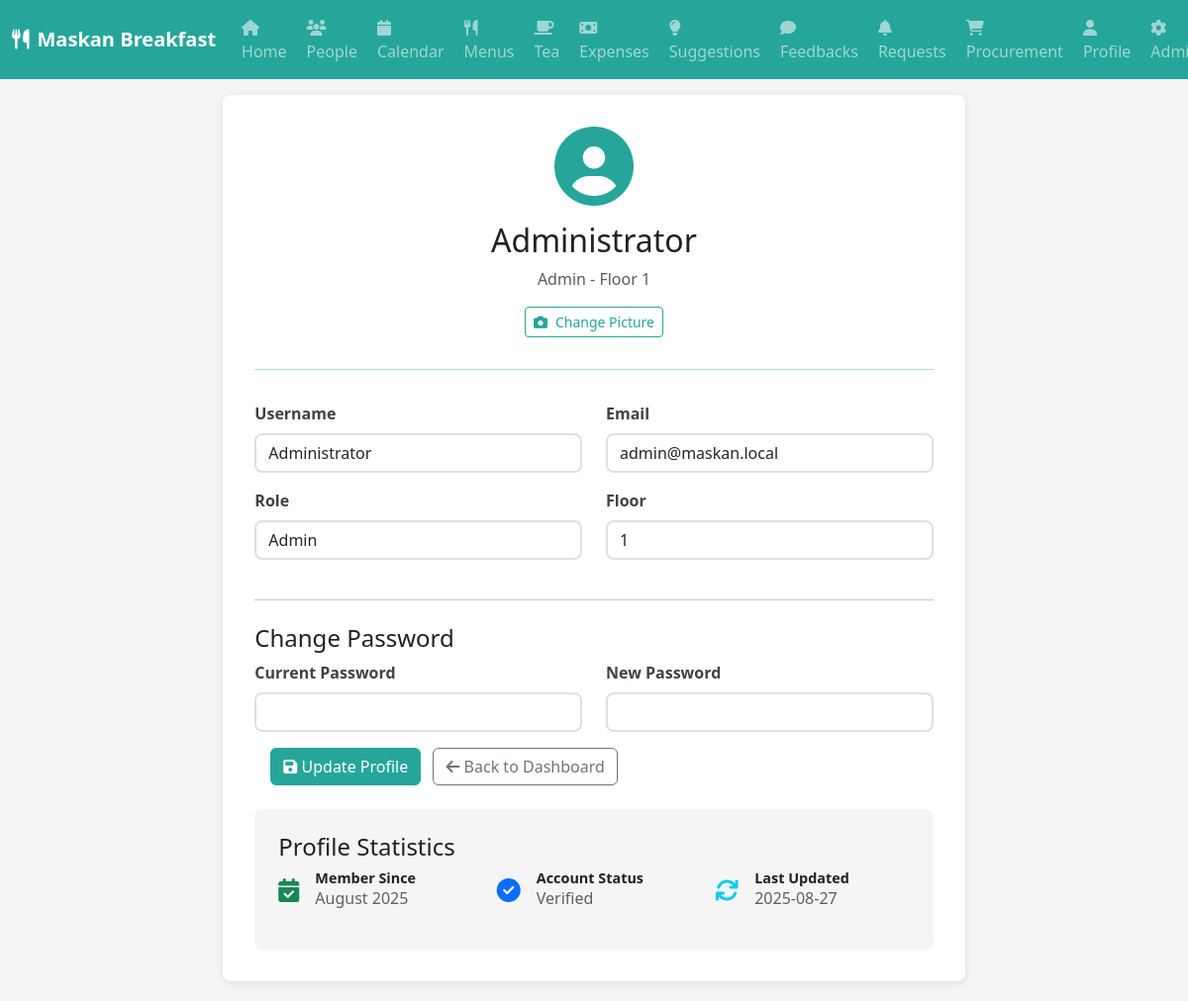
The app's page /profile (signed in) with its own data.
### models.py (models this page shows)
class User(db.Model):
    id = db.Column(db.Integer, primary_key=True)
    username = db.Column(db.String(64), unique=True, nullable=True)
    email = db.Column(db.String(120), unique=True, nullable=False)
    password_hash = db.Column(db.String(256))
    role = db.Column(db.String(20), nullable=False)
    floor = db.Column(db.Integer, nullable=True)
    is_verified = db.Column(db.Boolean, default=False)
    profile_pic = db.Column(db.String(200), nullable=True)
    created_at = db.Column(db.DateTime, default=datetime.utcnow)
    updated_at = db.Column(db.DateTime, default=datetime.utcnow, onupdate=datetime.utcnow)

### routes.py (the view, shortened to what this page needs)
@app.route('/profile', methods=['GET', 'POST'])
def profile():
    if 'user_id' not in session:
        return redirect(url_for('login'))
    user = User.query.get(session['user_id'])
    return render_template('profile.html', user=user)

### routes.py (called while the page is built)
@app.context_processor
def inject_user():
    if 'user_id' in session:
        user = User.query.get(session['user_id'])
        return dict(current_user=user)
    return dict(current_user=None)

### templates/profile.html (shortened to what this page needs)
{% extends "base.html" %}
{% block content %}
<div class="container-fluid">
    <div class="row">
        <div class="col-md-8 mx-auto">
            <div class="profile-container">
                <div class="profile-header">
                    <div class="profile-avatar-large">
                        {% if user.profile_pic %}
                        <img src="{{ user.profile_pic }}" alt="Profile Picture" class="profile-pic" style="width: 100px; height: 100px; border-radius: 50%; object-fit: cover;">
                        {% else %}
                        <i class="fas fa-user-circle fa-5x"></i>
                        {% endif %}
                    </div>
                    <h2>{{ user.username or user.email }}</h2>
                    <p class="text-muted">{{ user.role.title() }} - Floor {{ user.floor }}</p>
                    <div class="profile-pic-upload mt-3">
                        <label for="profilePicInput" class="btn btn-outline-teal btn-sm">
                            <i class="fas fa-camera me-2"></i>Change Picture
                        </label>
                    </div>
                </div>
                <div class="profile-content">
                    <form method="POST">
                        <div class="row">
                            <div class="col-md-6">
                                <div class="mb-3">
                                    <label for="username" class="form-label">Username</label>
                                    <input type="text" class="form-control" name="username" value="{{ user.username or '' }}" required>
                                </div>
                            </div>
                            <div class="col-md-6">
                                <div class="mb-3">
                                    <label for="email" class="form-label">Email</label>
                                    <input type="email" class="form-control" name="email" value="{{ user.email }}" required>
                                </div>
                            </div>
                        </div>
                        <div class="row">
                            <div class="col-md-6">
                                <div class="mb-3">
                                    <label for="role" class="form-label">Role</label>
                                    <input type="text" class="form-control" value="{{ user.role.title() }}" readonly>
                                </div>
                            </div>
                            <div class="col-md-6">
                                <div class="mb-3">
                                    <label for="floor" class="form-label">Floor</label>
                                    <input type="text" class="form-control" value="{{ user.floor }}" readonly>
                                </div>
                            </div>
                        </div>
                        <hr class="my-4">
                        <h4>Change Password</h4>
                        <div class="row">
                            <div class="col-md-6">
                                <div class="mb-3">
                                    <label for="current_password" class="form-label">Current Password</label>
                                    <input type="password" class="form-control" name="current_password">
                                </div>
                            </div>
                            <div class="col-md-6">
                                <div class="mb-3">
                                    <label for="new_password" class="form-label">New Password</label>
                                    <input type="password" class="form-control" name="new_password">
                                </div>
                            </div>
                        </div>
                        <div class="profile-actions">
                            <button type="submit" class="btn btn-teal">
                                <i class="fas fa-save"></i> Update Profile
                            </button>
                            <a href="{{ url_for('dashboard') }}" class="btn btn-outline-secondary ms-2">
                                <i class="fas fa-arrow-left"></i> Back to Dashboard
                            </a>
                        </div>
                    </form>
                </div>
                <div class="profile-stats mt-4">
                    <h4>Profile Statistics</h4>
                    <div class="row">
                        <div class="col-md-4">
                            <div class="stat-item">
                                <i class="fas fa-calendar-check text-success"></i>
                                <div>
                                    <h5>Member Since</h5>
                                    <p>{{ user.created_at.strftime('%B %Y') if user.created_at else 'N/A' }}</p>
                                </div>
                            </div>
                        </div>
                        <div class="col-md-4">
                            <div class="stat-item">
                                <i class="fas fa-check-circle text-primary"></i>
                                <div>
                                    <h5>Account Status</h5>
                                    <p>{% if user.is_verified %}Verified{% else %}Pending{% endif %}</p>
                                </div>
                            </div>
                        </div>
                        <div class="col-md-4">
                            <div class="stat-item">
                                <i class="fas fa-sync text-info"></i>
                                <div>
                                    <h5>Last Updated</h5>
                                    <p>{{ user.updated_at.strftime('%Y-%m-%d') if user.updated_at else 'N/A' }}</p>
                                </div>
                            </div>
                        </div>
                    </div>
                </div>
            </div>
        </div>
    </div>
</div>
{% endblock %}

### templates/base.html (shortened to what this page needs)
<!DOCTYPE html>
<html lang="en">
<head>
    <link href="https://cdn.jsdelivr.net/npm/bootstrap@5.3.0/dist/css/bootstrap.min.css" rel="stylesheet">
    <link rel="stylesheet" href="https://cdnjs.cloudflare.com/ajax/libs/font-awesome/6.4.0/css/all.min.css">
    <link rel="stylesheet" href="{{ url_for('static', filename='style.css') }}">
</head>
<body>
    {% if current_user %}
    <nav class="navbar navbar-expand-lg navbar-dark bg-teal fixed-top">
        <div class="container-fluid">
            <a class="navbar-brand" href="{{ url_for('dashboard') }}">
                <i class="fas fa-utensils me-2"></i>Maskan Breakfast
            </a>
            <div class="collapse navbar-collapse" id="navbarNav">
                <ul class="navbar-nav me-auto">
                    <li class="nav-item">
                        <a class="nav-link" href="{{ url_for('home') }}">
                            <i class="fas fa-home"></i> Home
                        </a>
                    </li>
                    <li class="nav-item">
                        <a class="nav-link" href="{{ url_for('people') }}">
                            <i class="fas fa-users"></i> People
                        </a>
                    </li>
                    <li class="nav-item">
                        <a class="nav-link" href="{{ url_for('calendar') }}">
                            <i class="fas fa-calendar"></i> Calendar
                        </a>
                    </li>
                    <li class="nav-item">
                        <a class="nav-link" href="{{ url_for('menus') }}">
                            <i class="fas fa-utensils"></i> Menus
                        </a>
                    </li>
                    <li class="nav-item">
                        <a class="nav-link" href="{{ url_for('tea') }}">
                            <i class="fas fa-coffee"></i> Tea
                        </a>
                    </li>
                    <li class="nav-item">
                        <a class="nav-link" href="{{ url_for('expenses') }}">
                            <i class="fas fa-money-bill"></i> Expenses
                        </a>
                    </li>
                    <li class="nav-item">
                        <a class="nav-link" href="{{ url_for('suggestions') }}">
                            <i class="fas fa-lightbulb"></i> Suggestions
                        </a>
                    </li>
                    <li class="nav-item">
                        <a class="nav-link" href="{{ url_for('feedbacks') }}">
                            <i class="fas fa-comment"></i> Feedbacks
                        </a>
                    </li>
                    <li class="nav-item">
                        <a class="nav-link" href="{{ url_for('requests') }}">
                            <i class="fas fa-bell"></i> Requests
                        </a>
                    </li>
                    <li class="nav-item">
                        <a class="nav-link" href="{{ url_for('procurement') }}">
                            <i class="fas fa-shopping-cart"></i> Procurement
                        </a>
                    </li>
                    <li class="nav-item">
                        <a class="nav-link" href="{{ url_for('profile') }}">
                            <i class="fas fa-user"></i> Profile
                        </a>
                    </li>
                    {% if current_user.role == 'admin' %}
                    <li class="nav-item">
                        <a class="nav-link" href="{{ url_for('admin') }}">
                            <i class="fas fa-cog"></i> Admin
                        </a>
                    </li>
                    {% endif %}
                </ul>
            </div>
        </div>
    </nav>
    {% endif %}
    <main class="{% if current_user %}main-content{% endif %}">
        {% block content %}{% endblock %}
    </main>
</body>
</html>

### static/style.css (style rules this page uses)
:root { --teal-primary: #26A69A; --teal-dark: #00695C; --teal-light: #4DB6AC; --teal-lighter: #B2DFDB; --white: #FFFFFF; --light-gray: #F5F5F5; --gray: #9E9E9E; --dark-gray: #424242; --black: #212121; --success: #4CAF50; --warning: #FF9800; --danger: #F44336; --info: #2196F3; --shadow: 0 2px 10px rgba(0,0,0,0.1); --shadow-hover: 0 4px 20px rgba(0,0,0,0.15); --border-radius: 8px; --transition: all 0.3s ease; }
* { box-sizing: border-box; }
body { font-family: 'Segoe UI', Tahoma, Geneva, Verdana, sans-serif; background-color: var(--light-gray); color: var(--black); transition: var(--transition); }
.bg-teal { background-color: var(--teal-primary) !important; }
.navbar-brand { font-weight: bold; font-size: 1.25rem; }
.nav-link { transition: var(--transition); border-radius: var(--border-radius); margin: 0 2px; }
.main-content { margin-top: 76px; padding: 20px; }
.btn-teal { background-color: var(--teal-primary); border-color: var(--teal-primary); color: var(--white); transition: var(--transition); }
.btn-outline-teal { color: var(--teal-primary); border-color: var(--teal-primary); transition: var(--transition); }
.profile-actions .btn { margin-left: 1rem; }
.profile-container { background: var(--white); border-radius: var(--border-radius); box-shadow: var(--shadow); padding: 2rem; }
.profile-header { text-align: center; margin-bottom: 2rem; padding-bottom: 2rem; border-bottom: 1px solid var(--teal-lighter); }
.profile-avatar-large { color: var(--teal-primary); margin-bottom: 1rem; }
.profile-stats { background: var(--light-gray); border-radius: var(--border-radius); padding: 1.5rem; }
.stat-item { display: flex; align-items: center; margin-bottom: 1rem; }
.stat-item i { font-size: 1.5rem; margin-right: 1rem; }
.stat-item h5 { margin: 0; font-size: 0.9rem; font-weight: bold; }
.stat-item p { margin: 0; opacity: 0.7; }
.form-label { font-weight: 600; color: var(--dark-gray); }
.form-control, .form-select { border: 2px solid #E0E0E0; border-radius: var(--border-radius); transition: var(--transition); }

### records on screen
User: username "Administrator", role "Admin", floor "1", email "admin@maskan.local", created_at "August 2025", updated_at "2025-08-27"
